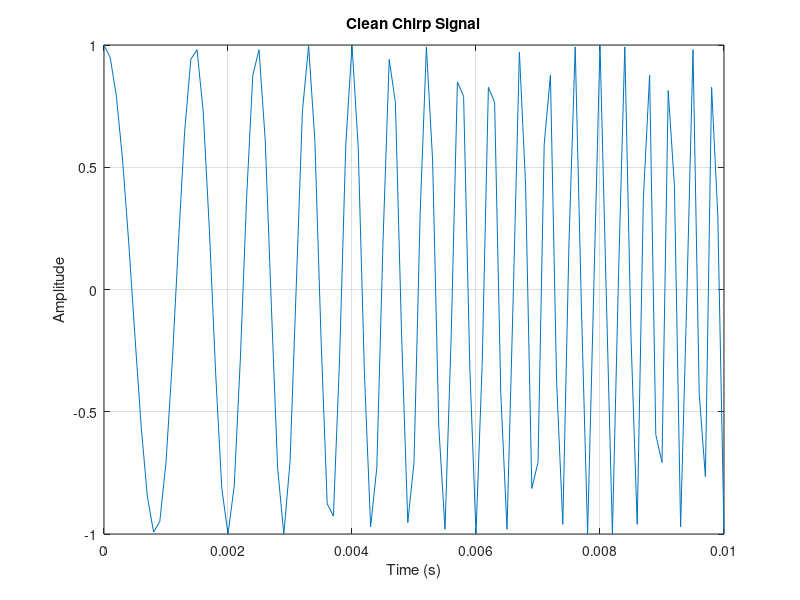
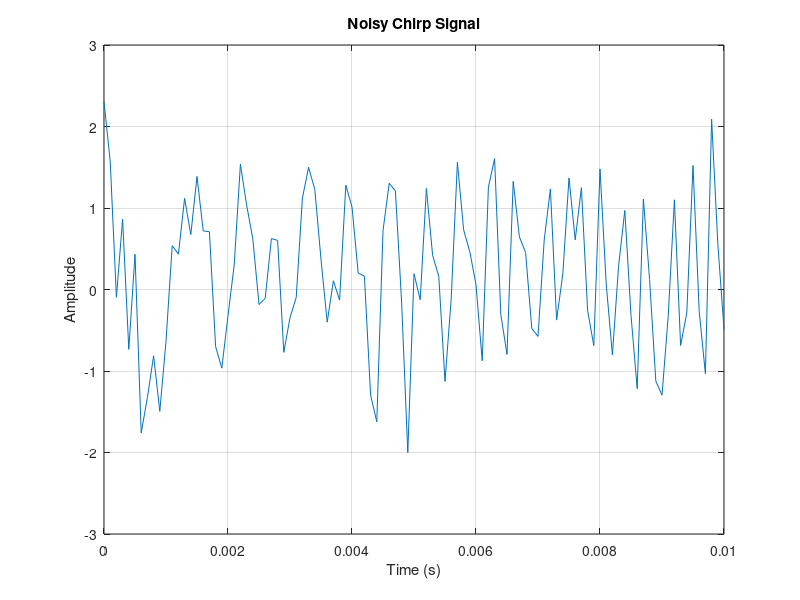
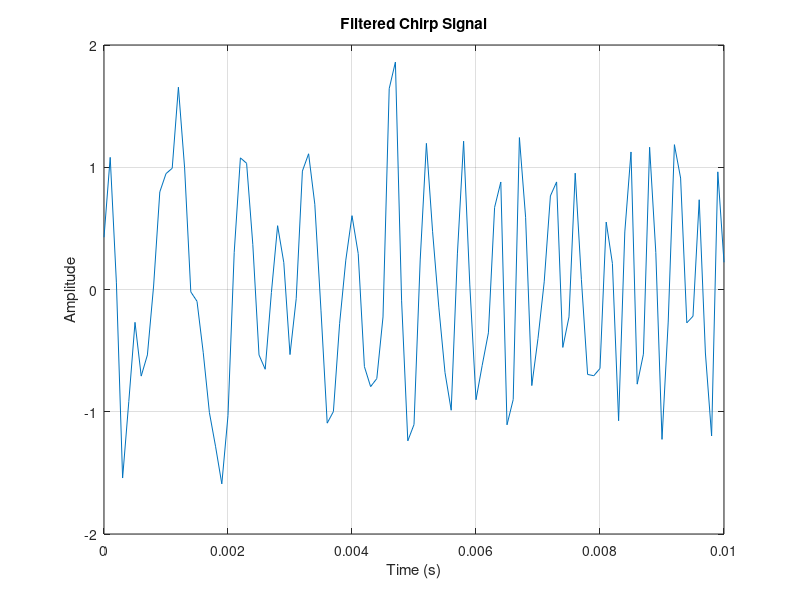
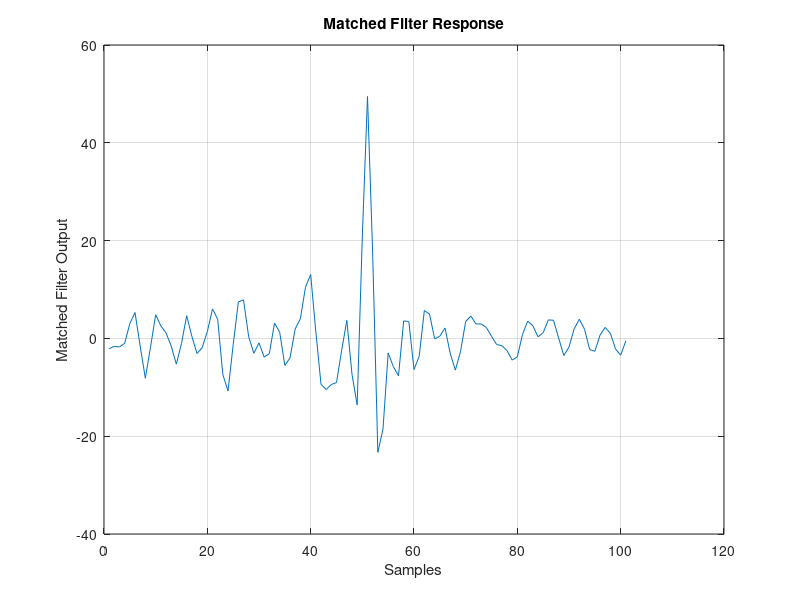

MATLAB code to generate these figures, in order:
%Radar signal generation and filtering

fs = 1e4;              % Sampling frequency 
T = 1e-2;              % Duration of chirp 
t = 0:1/fs:T;
f0 = 500;              % Start frequency 
f1 = 3000;             % End frequency 

chirp_signal = chirp(t, f0, T, f1);

figure;
plot(t, chirp_signal);
xlabel('Time (s)');
ylabel('Amplitude');
title('Clean Chirp Signal');
grid on;

snr_db = 0;  % signal-to-noise ratio in dB
noisy_signal = awgn(chirp_signal, snr_db, 'measured');

figure;
plot(t, noisy_signal);
xlabel('Time (s)');
ylabel('Amplitude');
title('Noisy Chirp Signal');
grid on;

f_low = 400; f_high = 3500;
[b, a] = butter(4, [f_low f_high]/(fs/2), 'bandpass');
filtered_signal = filter(b, a, noisy_signal);

figure;
plot(t, filtered_signal);
xlabel('Time (s)');
ylabel('Amplitude');
title('Filtered Chirp Signal');
grid on;

mf = fliplr(chirp_signal);  % Time-reversed template
matched_output = conv(noisy_signal, mf, 'same');

figure;
plot(matched_output);
xlabel('Samples');
ylabel('Matched Filter Output');
title('Matched Filter Response');
grid on;
